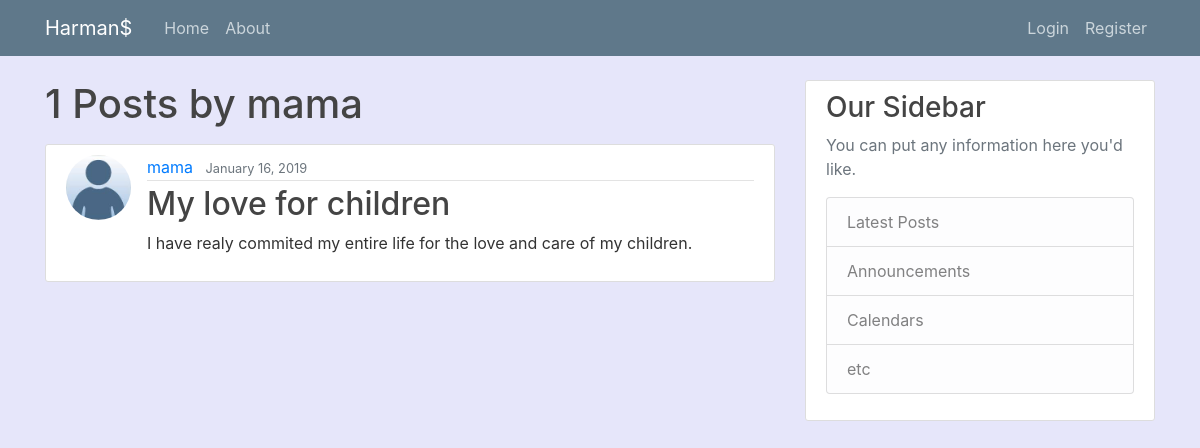
Screenshot of /user/mama/ with the database file from the repository.
### blog/models.py (models this page shows, shortened)
class Post(models.Model):
	title = models.CharField(max_length=100)
	content = models.TextField()
	date_posted = models.DateTimeField(default=timezone.now)
	author = models.ForeignKey(User, on_delete=models.CASCADE)

### users/models.py (models this page shows, shortened)
class Profile(models.Model):
	user = models.OneToOneField(User, on_delete=models.CASCADE)
	image = models.ImageField(default='default.jpg', upload_to='profile_pics')

### blog/views.py (the view)
# urls.py: path('user/<str:username>/', UserPostListView.as_view(), name='user-posts'),
class UserPostListView(ListView):
	model = Post
	template_name = 'blog/user_posts.html' #<app>/<model>_<viewtype>.html
	context_object_name = 'posts'
	paginate_by = 10
	def get_queryset(self):
		user = get_object_or_404(User, username=self.kwargs.get('username'))
		return Post.objects.filter(author=user).order_by('-date_posted')

### blog/templates/blog/user_posts.html (shortened to what this page needs)
{% extends "blog/base.html" %}
{% block content %}
    <h1 class="mb-3"> {{ page_obj.paginator.count }} Posts by {{ view.kwargs.username }}</h1>
    {%for post in posts%}
        <article class="media content-section">
          <img class="rounded-circle article-img" src="{{ post.author.profile.image.url }}">
  			<div class="media-body">
    			<div class="article-metadata">
     			 	<a class="mr-2" href=" {% url 'user-posts' post.author.username %}">{{ post.author }}</a>
      				<small class="text-muted">{{ post.date_posted|date:"F d, Y" }}</small>
    			</div>
    			<h2><a class="article-title" href="{% url 'post-detail' post.id %}">{{ post.title }}</a></h2>
    			<p class="article-content">{{ post.content }}</p>
  			</div>
		</article>
    {% endfor %}
{% endblock content %}

### blog/static/blog/main.css (style rules this page uses)
body { background: #fafafa; color: #333333; margin-top: 5rem; }
h1, h2, h3, h4, h5, h6 { color: #444444; }
.content-section { background: #ffffff; padding: 10px 20px; border: 1px solid #dddddd; border-radius: 3px; margin-bottom: 20px; }
.article-title { color: #444444; }
.article-content { white-space: pre-line; }
.article-img { height: 65px; width: 65px; margin-right: 16px; }
.article-metadata { padding-bottom: 1px; margin-bottom: 4px; border-bottom: 1px solid #e3e3e3 }

### rows the page displays
Post: author.profile.image (placeholder picture), author "mama", date_posted "January 16, 2019", title "My love for children", content "I have realy commited my entire life for the love and care of my children."

### other values shown
{{ page_obj.paginator.count }} "1"
{{ view.kwargs.username }} "mama"
